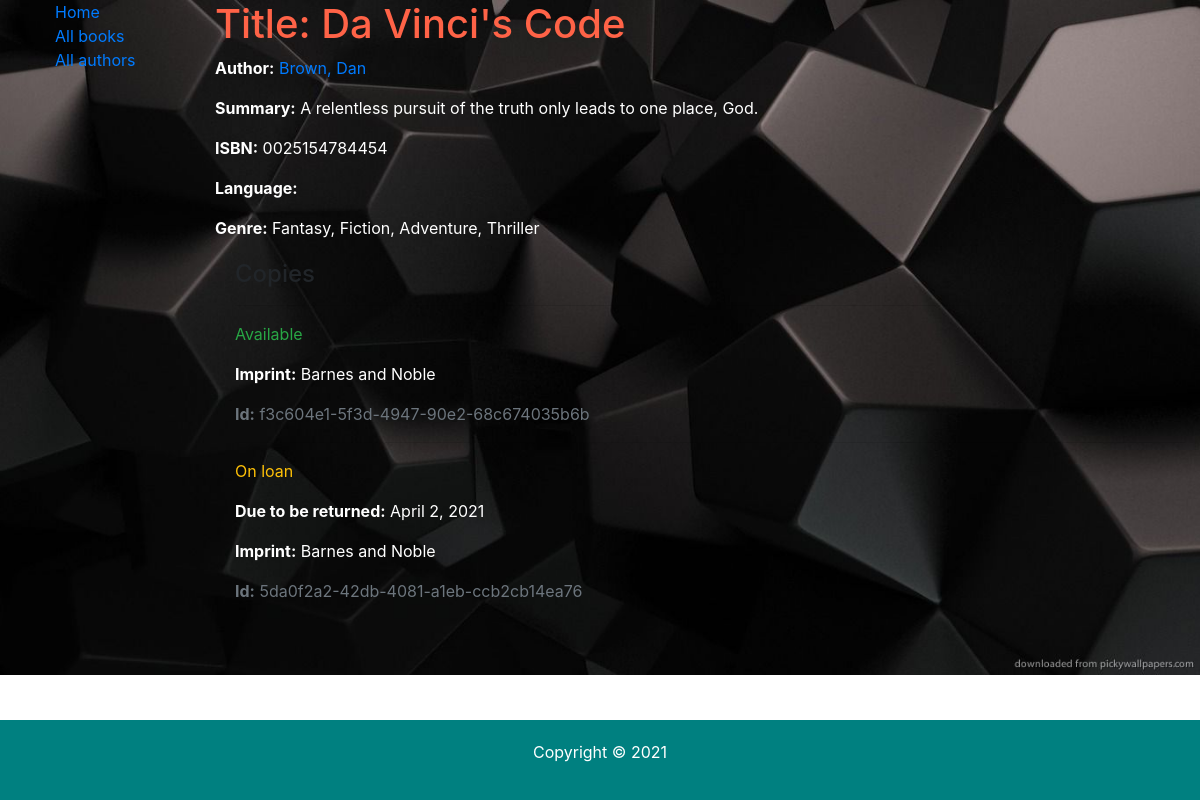
/catalog/book/1, run on the app's committed database.
### catalog/models.py (models this page shows, shortened)
class Book(models.Model):
    title = models.CharField(max_length=200)
    author = models.ForeignKey('Author', on_delete=models.SET_NULL, null=True)
    summary = models.TextField(max_length=1000, help_text='Enter a brief description of the book')
    isbn = models.CharField('ISBN', max_length=13, unique=True,
                             help_text='13 Character <a href="https://www.isbn-international.org/content/what-isbn">ISBN number</a>')
    genre = models.ManyToManyField(Genre, help_text='Select a genre for this book')
    def display_genre(self):
        """Create a string for the Genre. This is required to display genre in Admin."""
        return ', '.join(genre.name for genre in self.genre.all()[:3])
    display_genre.short_description = 'Genre'

class Author(models.Model):
    first_name = models.CharField(max_length=100)
    last_name = models.CharField(max_length=100)
    date_of_birth = models.DateField(null=True, blank=True)
    date_of_death = models.DateField('Died', null=True, blank=True)
    class Meta:
        ordering = ['last_name', 'first_name']
    def __str__(self):
        return f'{self.last_name}, {self.first_name}'

class Genre(models.Model):
    name = models.CharField(max_length=200, help_text='Enter a book genre (e.g. Science Fiction)')
    def __str__(self):
        return self.name

class BookInstance(models.Model):
    id = models.UUIDField(primary_key=True, default=uuid.uuid4, help_text='Unique ID for this particular book across whole library')
    book = models.ForeignKey('Book', on_delete=models.RESTRICT)
    imprint = models.CharField(max_length=200)
    due_back = models.DateField(null=True, blank=True)
    LOAN_STATUS = (
        ('m', 'Maintenance'),
        ('o', 'On loan'),
        ('a', 'Available'),
        ('r', 'Reserved'),
    )
    status = models.CharField(
        max_length=1,
        choices=LOAN_STATUS,
        blank=True,
        default='m',
        help_text='Book availability',
    )
    class Meta:
        ordering = ['due_back']

### catalog/views.py (the view, shortened to what this page needs)
# urls.py: path('book/<int:pk>', views.BookDetailView.as_view(), name='book-detail'),
class BookDetailView(generic.DetailView):
    model = Book

### catalog/templates/catalog/book_detail.html
{% extends "base_generic.html" %}
{% block content %}
  <h1>Title: {{ book.title }}</h1>
  <p><strong>Author:</strong> <a href="">{{ book.author }}</a></p>
  <p><strong>Summary:</strong> {{ book.summary }}</p>
  <p><strong>ISBN:</strong> {{ book.isbn }}</p>
  <p><strong>Language:</strong> {{ book.language }}</p>
  <p><strong>Genre:</strong> {{ book.genre.all|join:", " }}</p>
  <div style="margin-left:20px;margin-top:20px">
    <h4>Copies</h4>
    {% for copy in book.bookinstance_set.all %}
      <hr>
      <p class="{% if copy.status == 'a' %}text-success{% elif copy.status == 'm' %}text-danger{% else %}text-warning{% endif %}">
        {{ copy.get_status_display }}
      </p>
      {% if copy.status != 'a' %}
        <p><strong>Due to be returned:</strong> {{ copy.due_back }}</p>
      {% endif %}
      <p><strong>Imprint:</strong> {{ copy.imprint }}</p>
      <p class="text-muted"><strong>Id:</strong> {{ copy.id }}</p>
    {% endfor %}
  </div>
{% endblock %}

### catalog/static/catalog/styles.css (style rules this page uses)
body { background: white url("images/libb.jpg") no-repeat; background-size: 100%; padding-bottom: 58px; min-height: 100vh; }
h1 { color: tomato; }
p { color : white; }

### data on the page
Book: title "Da Vinci's Code", author "Brown, Dan", summary "A relentless pursuit of the truth only leads to one place, God.", isbn "0025154784454", genre.all "Fantasy, Fiction, Adventure, Thriller"
BookInstance: status "Available", imprint "Barnes and Noble", id "f3c604e1-5f3d-4947-90e2-68c674035b6b"
BookInstance: status "On loan", due_back "April 2, 2021", imprint "Barnes and Noble", id "5da0f2a2-42db-4081-a1eb-ccb2cb14ea76"
